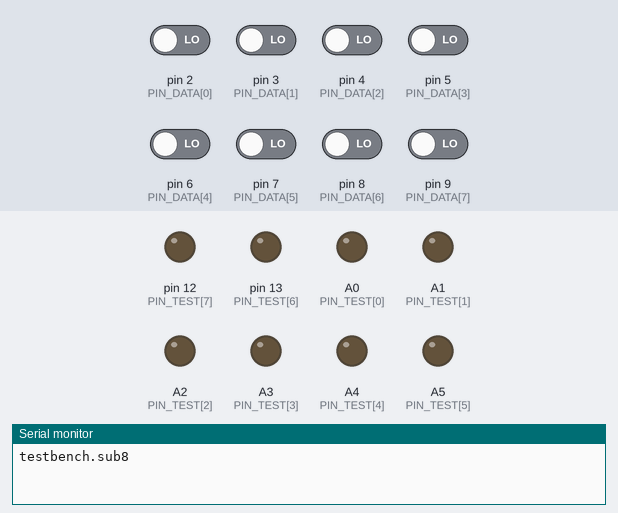
A sketch run on a simulated Arduino Nano, built with avr-gcc and run on an emulated ATmega328P. On the bench: output pins drawn as LEDs (lit = HIGH), the last lines printed to the serial monitor. The inputs (shaded band) are chosen by the test bench; at power-on: pin 2 (PIN_DATA[0]), pin 3 (PIN_DATA[1]), pin 4 (PIN_DATA[2]), pin 5 (PIN_DATA[3]), pin 6 (PIN_DATA[4]), pin 7 (PIN_DATA[5]), pin 8 (PIN_DATA[6]), pin 9 (PIN_DATA[7]) LOW. Pins used as bus, display or sensor lines are not drawn.

Above: at 0.1 s.
At 0.7 s:
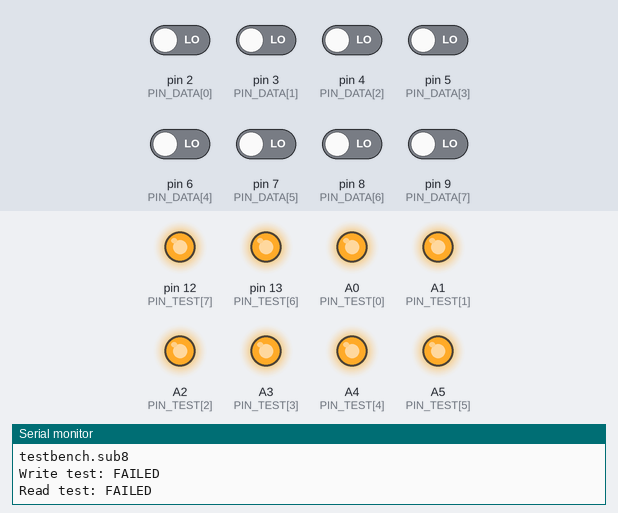
Timing chart, 0 to 2.2 s (numbered marks = the images above):
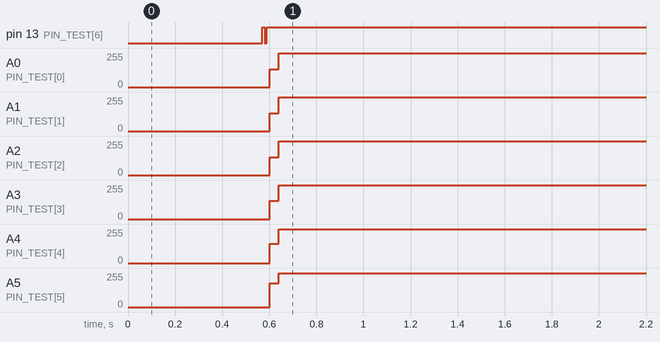

The sketch:

teste_sub8.ino
```cpp
#include <Arduino.h>

const int PIN_DATA[] = {2, 3, 4, 5, 6, 7, 8, 9 };
const int PIN_TEST[] = {A0, A1, A2, A3, A4, A5, 13, 12};

const int PIN_WRITE_DATA = 10;
const int PIN_WRITE_DIR = 11;
const int PIN_READ_ENABLE = A6;

void set_data_read()
{
    for (int iPin = 0; iPin < 8; iPin++)
        pinMode(PIN_DATA[iPin], INPUT);
}

void set_data_write()
{
    for (int iPin = 0; iPin < 8; iPin++)
        pinMode(PIN_DATA[iPin], OUTPUT);
}

void set_test_read()
{
    for (int iPin = 0; iPin < 8; iPin++)
        pinMode(PIN_TEST[iPin], INPUT);
}

void set_test_write()
{
    for (int iPin = 0; iPin < 8; iPin++)
      pinMode(PIN_TEST[iPin], OUTPUT);
}

void set_test_dir(int dir)
{
    set_data_write();

    for (int iBit = 0; iBit < 8; iBit++)
        digitalWrite(PIN_DATA[iBit], (dir >> iBit) & 1);

    digitalWrite(PIN_WRITE_DIR, HIGH);
    delay(1);
    digitalWrite(PIN_WRITE_DIR, LOW);
    delay(1);
}

void write_data(int data)
{
    set_data_write();

    for (int iBit = 0; iBit < 8; iBit++)
        digitalWrite(PIN_DATA[iBit], (data >> iBit) & 1);

    digitalWrite(PIN_WRITE_DATA, HIGH);
    delay(1);
    digitalWrite(PIN_WRITE_DATA, LOW);
    delay(1);
}

int read_data()
{
    set_data_read();

    int data = 0;
    for (int iBit = 0; iBit < 8; iBit++)
        data = data | (digitalRead(PIN_DATA[iBit]) ? (1 << iBit) : 0);

    return data;
}

void write_test(int test)
{
    set_test_write();

    for (int iBit = 0; iBit < 8; iBit++)
        digitalWrite(PIN_TEST[iBit], (test >> iBit) & 1);
}

int read_test()
{
    set_test_read();

    int data = 0;
    for (int iBit = 0; iBit < 8; iBit++)
        data = data | (digitalRead(PIN_TEST[iBit]) ? (1 << iBit) : 0);

    return data;
}

void setup()
{
    set_data_read();
    set_test_read();

    pinMode(PIN_WRITE_DATA, OUTPUT);
    pinMode(PIN_WRITE_DIR, OUTPUT);

    digitalWrite(PIN_WRITE_DATA, LOW);
    digitalWrite(PIN_WRITE_DIR, LOW);
    analogWrite(PIN_READ_ENABLE, 255);

    Serial.begin(115200, SERIAL_8N1);

    Serial.println("testbench.sub8");

    int test;

    bool result = true;

    // coloca todos os bits como output
    set_test_dir(0x00);

    for (int test_data = 0; test_data < 256; )
    {
        write_data(test_data);
        test = read_test();
        //Serial.print(test_data, HEX);
        //Serial.print(" ");
        //Serial.print(test, HEX);
        //Serial.print(" ");
        bool cmp = test == test_data;
        //Serial.println(cmp ? "OK" : "ERR");
        result &= cmp;
        test_data++;
    }

    Serial.print("Write test: ");
    Serial.println(result ? "OK" : "FAILED");

    // coloca todos os bits como input
    set_data_read();
    set_test_dir(0xFF);
    //analogWrite(PIN_READ_ENABLE, 128);

    result = true;

    for (int test_data = 0; test_data < 256; )
    {
        write_test(test_data);
        test = read_data();
        //Serial.print(test_data, HEX);
        //Serial.print(" ");
        //Serial.print(test, HEX);
        //Serial.print(" ");
        bool cmp = test == test_data;
        //Serial.println(test == test_data ? "OK" : "ERR");
        result &= cmp;
        test_data++;
    }

    Serial.print("Read test: ");
    Serial.println(result ? "OK" : "FAILED");
}

void loop()
{
}
```

Measured:
- by itself, A0 (PIN_TEST[0]), A1 (PIN_TEST[1]), A2 (PIN_TEST[2]), A3 (PIN_TEST[3]), A4 (PIN_TEST[4]), A5 (PIN_TEST[5]): 0/255 → 255/255 at 0.60 s
